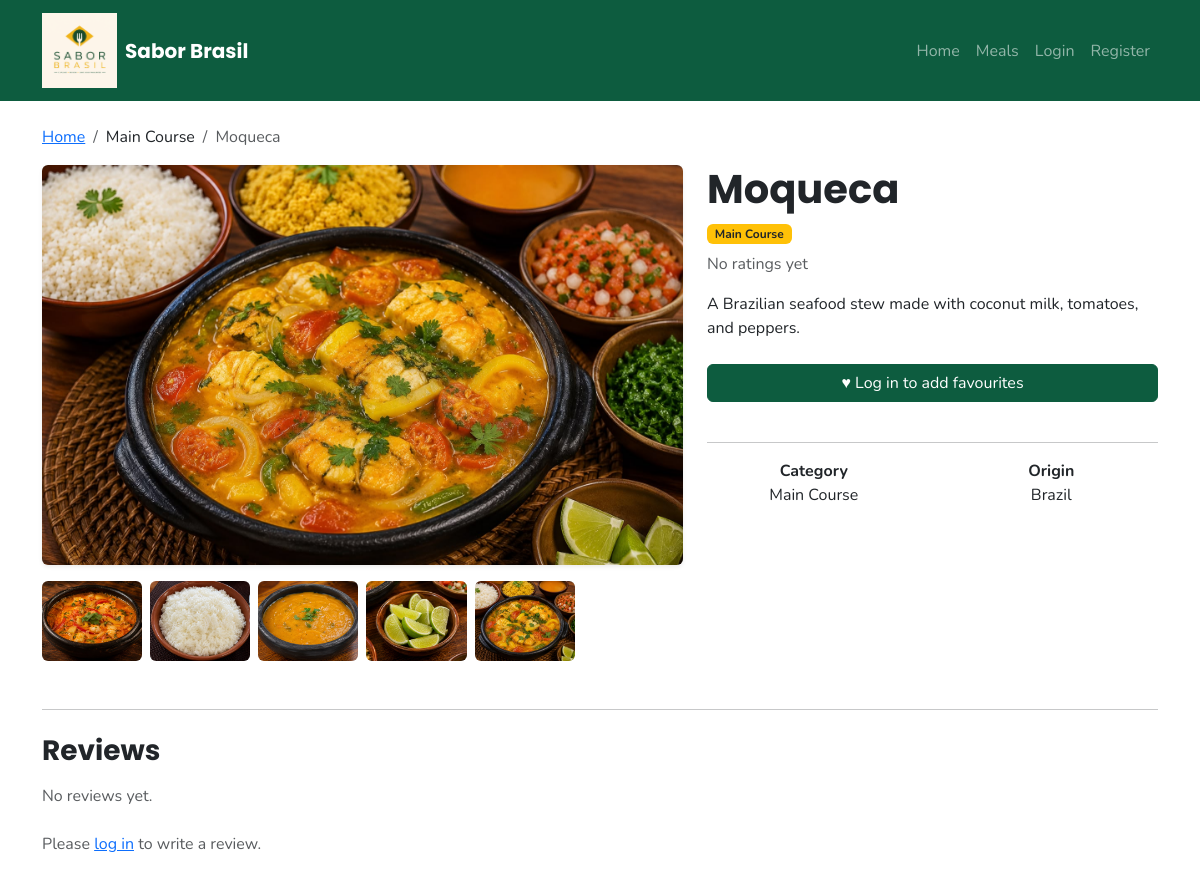
The app's page /meal.php?id=2 with its own data.
### tables this page shows
CREATE TABLE `meals` (
  `id` int(11) NOT NULL,
  `title` varchar(100) NOT NULL,
  `category` varchar(50) NOT NULL,
  `description` text NOT NULL,
  `image` varchar(255) NOT NULL,
  `origin` varchar(100) DEFAULT 'Brazil',
  `prep_time` varchar(50) DEFAULT NULL,
  `serves` varchar(50) DEFAULT NULL,
  `created_at` timestamp NOT NULL DEFAULT current_timestamp()
);

CREATE TABLE `meal_images` (
  `id` int(11) NOT NULL,
  `meal_id` int(11) NOT NULL,
  `image` varchar(255) NOT NULL
);

### meal.php (the view, shortened to what this page needs)
<?php
require 'config/db.php';
$mealId = isset($_GET['id']) ? intval($_GET['id']) : 0;
$reviewMessage = "";
$stmt = $conn->prepare("SELECT * FROM meals WHERE id = ?");
$stmt->bind_param("i", $mealId);
$stmt->execute();
$result = $stmt->get_result();
$meal = $result->fetch_assoc();
$isFavourited = false;
$favouriteId = null;
$galleryStmt = $conn->prepare("SELECT image FROM meal_images WHERE meal_id = ?");
$galleryStmt->bind_param("i", $mealId);
$galleryStmt->execute();
$galleryResult = $galleryStmt->get_result();
$reviewsStmt = $conn->prepare("
    SELECT reviews.id, reviews.user_id, reviews.rating, reviews.comment, reviews.created_at, users.username
    FROM reviews
    INNER JOIN users ON reviews.user_id = users.id
    WHERE reviews.meal_id = ?
    ORDER BY reviews.created_at DESC
");
$reviewsStmt->bind_param("i", $mealId);
$reviewsStmt->execute();
$reviewsResult = $reviewsStmt->get_result();
$ratingStmt = $conn->prepare("
    SELECT
        AVG(rating) AS average_rating,
        COUNT(id) AS total_reviews
    FROM reviews
    WHERE meal_id = ?
");
$ratingStmt->bind_param("i", $mealId);
$ratingStmt->execute();
$ratingResult = $ratingStmt->get_result();
$ratingData = $ratingResult->fetch_assoc();
$averageRating = isset($ratingData['average_rating']) ? round((float)$ratingData['average_rating'], 1) : 0;
$totalReviews = isset($ratingData['total_reviews']) ? (int)$ratingData['total_reviews'] : 0;
?>
<?php include 'includes/header.php'; ?>
<div class="container mt-4">
    <?php if (!$meal): ?>
        <div class="alert alert-warning mt-4">
            Meal not found. <a href="index.php">Back to home</a>
        </div>
    <?php else: ?>
        <nav aria-label="breadcrumb">
            <ol class="breadcrumb">
                <li class="breadcrumb-item"><a href="index.php">Home</a></li>
                <li class="breadcrumb-item"><?php echo htmlspecialchars($meal['category']); ?></li>
                <li class="breadcrumb-item active"><?php echo htmlspecialchars($meal['title']); ?></li>
            </ol>
        </nav>
        <div class="row mt-3">
            <div class="col-md-7 mb-4">
                <img
                    src="assets/images/<?php echo htmlspecialchars($meal['image']); ?>"
                    class="img-fluid rounded shadow-sm meal-main-image"
                    alt="<?php echo htmlspecialchars($meal['title']); ?>"
                >
                <div class="row g-2 mt-2">
                    <?php while ($img = $galleryResult->fetch_assoc()): ?>
                        <div class="col-2">
                            <img
                                src="assets/images/<?php echo htmlspecialchars($img['image']); ?>"
                                class="img-fluid rounded meal-thumbnail"
                                alt="<?php echo htmlspecialchars($meal['title']); ?>"
                            >
                        </div>
                    <?php endwhile; ?>
                </div>
            </div>
            <div class="col-md-5">
                <h1 class="fw-bold"><?php echo htmlspecialchars($meal['title']); ?></h1>
                <span class="badge bg-warning text-dark mb-2">
                    <?php echo htmlspecialchars($meal['category']); ?>
                </span>
                <?php if ($totalReviews > 0): ?>
                   <p class="mb-3">
                      <?php echo str_repeat("⭐", (int)round($averageRating)); ?>
                      <strong><?php echo number_format($averageRating, 1); ?></strong>
                      (<?php echo $totalReviews; ?> review<?php echo $totalReviews === 1 ? '' : 's'; ?>)
                  </p>
                <?php else: ?>
                  <p class="mb-3 text-muted">No ratings yet</p>
                <?php endif; ?>
                <p><?php echo htmlspecialchars($meal['description']); ?></p>
                <?php if (isset($_SESSION["user_id"])): ?>
                    <?php if ($isFavourited): ?>
                        <form action="delete_favourite.php" method="POST" class="mb-4">
                            <input type="hidden" name="favourite_id" value="<?php echo $favouriteId; ?>">
                            <button type="submit" class="btn btn-outline-danger w-100 mt-2">
                                ♥ Remove from Favourites
                            </button>
                        </form>
                    <?php else: ?>
                        <form action="add_favourite.php" method="POST" class="mb-4">
                            <input type="hidden" name="meal_id" value="<?php echo $mealId; ?>">
                            <button type="submit" class="btn btn-success w-100 mt-2">
                                ♥ Add to Favourites
                            </button>
                        </form>
                    <?php endif; ?>
                <?php else: ?>
                    <a href="login.php" class="btn btn-success w-100 mt-2 mb-4">
                        ♥ Log in to add favourites
                    </a>
                <?php endif; ?>
                <hr>
                <div class="row text-center">
                    <div class="col-6 mb-3">
                        <strong>Category</strong><br>
                        <?php echo htmlspecialchars($meal['category']); ?>
                    </div>
                    <div class="col-6 mb-3">
                        <strong>Origin</strong><br>
                        Brazil
                    </div>
                </div>
            </div>
        </div>
        <hr class="my-4">
        <h3 class="mb-3">Reviews</h3>
        <?php if ($reviewsResult && $reviewsResult->num_rows > 0): ?>
            <?php while ($review = $reviewsResult->fetch_assoc()): ?>
                <div class="card mb-3 shadow-sm">
                    <div class="card-body">
                        <div class="d-flex justify-content-between align-items-center mb-2">
                            <strong><?php echo htmlspecialchars($review['username']); ?></strong>
                            <span class="text-warning">
                                <?php echo str_repeat("★", (int)$review['rating']); ?>
                            </span>
                        </div>
                        <p class="mb-0"><?php echo htmlspecialchars($review['comment']); ?></p>
                        <?php if (isset($_SESSION['user_id']) && $_SESSION['user_id'] == $review['user_id']): ?>
                            <div class="mt-3">
                                <a href="edit_review.php?id=<?php echo $review['id']; ?>" class="btn btn-sm btn-outline-primary">
                                    Edit
                                </a>
                                <form action="delete_review.php" method="POST" class="d-inline">
                                    <input type="hidden" name="review_id" value="<?php echo $review['id']; ?>">
                                    <button type="submit" class="btn btn-sm btn-outline-danger" onclick="return confirm('Delete this review?');">
                                        Delete
                                    </button>
                                </form>
                            </div>
                        <?php endif; ?>
                    </div>
                </div>
            <?php endwhile; ?>
        <?php else: ?>
            <p class="text-muted">No reviews yet.</p>
        <?php endif; ?>
        <?php if (isset($_SESSION['user_id'])): ?>
            <div class="card mt-4 shadow-sm">
                <div class="card-body">
                    <h4 class="h5 mb-3">Write a Review</h4>
                    <?php if (!empty($reviewMessage)): ?>
                        <div class="alert alert-warning">
                            <?php echo htmlspecialchars($reviewMessage); ?>
                        </div>
                    <?php endif; ?>
                    <form method="POST" action="">
                        <input type="hidden" name="submit_review" value="1">
                        <div class="mb-3">
                            <label class="form-label">Rating</label>
                            <select name="rating" class="form-select" required>
                                <option value="">Choose a rating</option>
                                <option value="5">5 - Excellent</option>
                                <option value="4">4 - Very Good</option>
                                <option value="3">3 - Good</option>
                                <option value="2">2 - Fair</option>
                                <option value="1">1 - Poor</option>
                            </select>
                        </div>
                        <div class="mb-3">
                            <label class="form-label">Comment</label>
                            <textarea name="comment" class="form-control" rows="4" required></textarea>
                        </div>
                        <button type="submit" class="btn btn-success">Submit Review</button>
                    </form>
                </div>
            </div>
        <?php else: ?>
            <p class="text-muted mt-4">
                Please <a href="login.php">log in</a> to write a review.
            </p>
        <?php endif; ?>
    <?php endif; ?>
</div>
<?php include 'includes/footer.php'; ?>

### includes/header.php (shortened to what this page needs)
<?php $currentPage = basename($_SERVER['PHP_SELF']); ?>
<!DOCTYPE html>
<html lang="en">
<head>
    <link href="https://cdn.jsdelivr.net/npm/bootstrap@5.3.7/dist/css/bootstrap.min.css" rel="stylesheet">
    <link rel="stylesheet" href="https://cdn.jsdelivr.net/npm/bootstrap-icons@1.11.3/font/bootstrap-icons.min.css">
    <link href="assets/css/style.css" rel="stylesheet">
</head>
<body>
<nav class="navbar navbar-expand-lg navbar-dark bg-success">
    <div class="container">
        <a class="navbar-brand d-flex align-items-center" href="index.php">
            <img src="assets/images/logo-saborbrasil.png" alt="Sabor Brasil" height="75" class="me-2">
            Sabor Brasil
        </a>
        <div class="collapse navbar-collapse" id="menu">
            <ul class="navbar-nav ms-auto">
                <li class="nav-item">
                    <a class="nav-link <?php echo ($currentPage === 'index.php') ? 'active' : ''; ?>" href="index.php">Home</a>
                </li>
                <li class="nav-item">
                    <a class="nav-link <?php echo ($currentPage === 'meals.php') ? 'active' : ''; ?>" href="meals.php">Meals</a>
                </li>
                <?php if (isset($_SESSION["user_id"])): ?>
                    <li class="nav-item">
                        <a class="nav-link <?php echo ($currentPage === 'profile.php') ? 'active' : ''; ?>" href="profile.php">Profile</a>
                    </li>
                    <li class="nav-item">
                        <a class="nav-link" href="logout.php">Logout</a>
                    </li>
                <?php else: ?>
                    <li class="nav-item">
                        <a class="nav-link <?php echo ($currentPage === 'login.php') ? 'active' : ''; ?>" href="login.php">Login</a>
                    </li>
                    <li class="nav-item">
                        <a class="nav-link <?php echo ($currentPage === 'register.php') ? 'active' : ''; ?>" href="register.php">Register</a>
                    </li>
                <?php endif; ?>
            </ul>
        </div>
    </div>
</nav>

### includes/footer.php (shortened to what this page needs)
</body>
</html>

### assets/css/style.css (style rules this page uses)
:root { --sb-green: #0d5c3f; --sb-green-dark: #0a4a32; --sb-gold: #f4b400; }
.navbar.bg-success { background-color: var(--sb-green) !important; }
.btn-success { background-color: var(--sb-green) !important; border-color: var(--sb-green) !important; }
body { font-family: 'Nunito', sans-serif; }
h1, h2, h3, h4, h5, .navbar-brand { font-family: 'Poppins', sans-serif; font-weight: 700; }
.meal-main-image { width: 100%; height: 400px; object-fit: cover; }
.meal-thumbnail { width: 100%; height: 80px; object-fit: cover; }

### records on screen
meals: category "Main Course", title "Moqueca", image (picture), description "A Brazilian seafood stew made with coconut milk, tomatoes, and peppers."
meal_images: image (picture)
meal_images: image (picture)
meal_images: image (picture)
meal_images: image (picture)
meal_images: image (picture)
